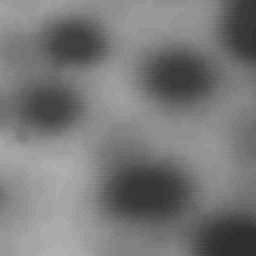
%> input picture blob_original.tif, 128 x 128 px (shown 2 times larger)
$ octave set3q6.m   (GNU Octave 9; MATLAB toolbox functions it lacks are replaced by stand-ins)
%> lines starting %> are read from the running program, lines starting %| are printed output that depends on the picture; in (x1, y1, x2, y2) boxes, pixels count from 0 and x2, y2 are one past the last pixel; in counts of white or black regions, pixels touching at a corner belong together; the program's own positions count from 1
clear all
close all
im=imread('blob_original.tif');
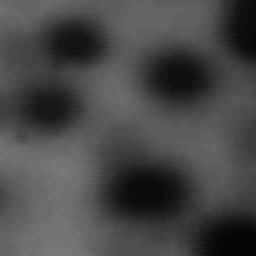
%> im: size 128x128 uint8 (shown 2 times larger); min 4, max 120, mean 71.2
figure,subplot(131),imshow(im)
title('Original Image')
T=60;
first=(im<=T);
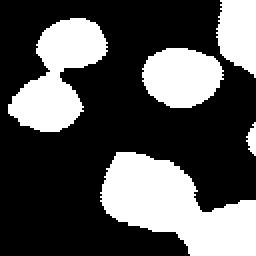
%> first: size 128x128 logical (shown 2 times larger); 33.3% white; 5 white regions, box (x1, y1, x2, y2) and area: (50, 76, 128, 128) 2358, (4, 9, 54, 66) 1496, (71, 24, 112, 54) 943, (108, 0, 128, 39) 604, (123, 61, 128, 78) 53
second=(im>T);
seg=1*first+255*second;
subplot(132),imshow(uint8(seg))
title(['Thresholded Image, T=',num2str(T)])

%Otsu method
level = graythresh(im);
%> level = 0.241
BW = im2bw(im,level);
subplot(133),imshow(BW)
title('Otsu Method')

$ run again, with aerial_view_no_turb.tif copied over blob_original.tif
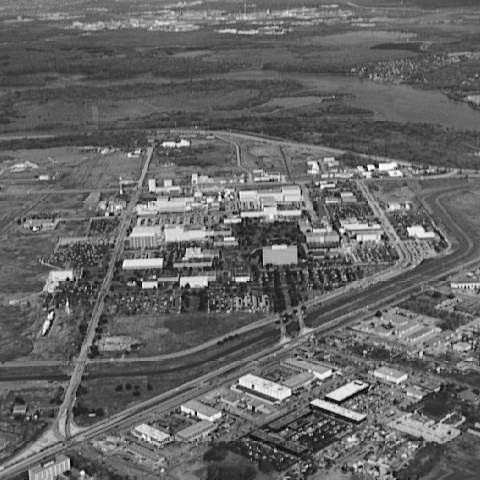
%> input picture aerial_view_no_turb.tif, 480 x 480 px
%> im is the input picture: size 480x480 uint8; min 0, max 254, mean 101.2
%> `first=(im<=T);`:
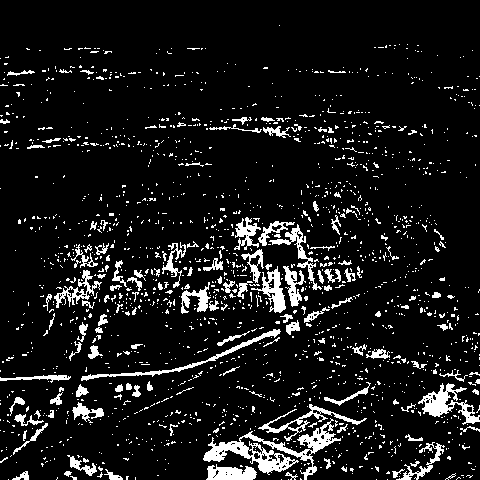
%> first: size 480x480 logical; 9.5% white; 1723 white regions (1588 under 20 px), largest, box (x1, y1, x2, y2) and area: (203, 418, 341, 480) 2169, (418, 383, 480, 425) 915, (81, 329, 281, 381) 730
%> level = 0.455
%> `BW = im2bw(im,level);`:
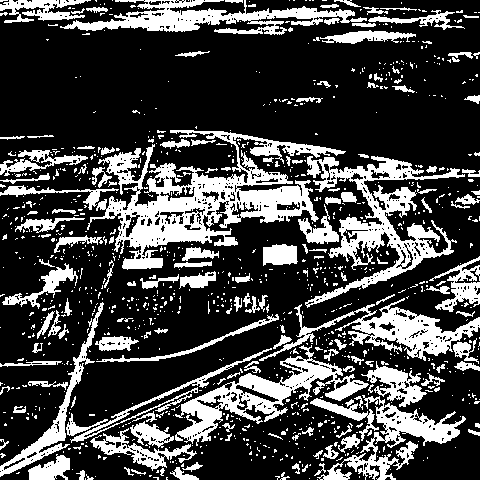
%> BW: size 480x480 logical; 27% white; 1046 white regions (891 under 20 px), largest, box (x1, y1, x2, y2) and area: (87, 130, 346, 270) 11508, (305, 156, 465, 308) 6351, (175, 345, 369, 446) 4864
